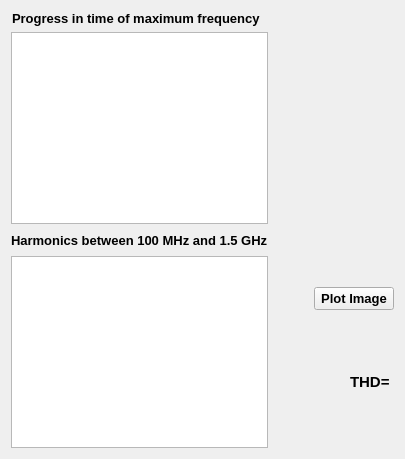
      <widget class="QWidget" name="tab_3">
       <attribute name="title">
        <string>Anritsu</string>
       </attribute>
       <layout class="QGridLayout" name="gridLayout_8">
        <item row="0" column="0">
         <layout class="QGridLayout" name="gridLayout_12">
          <item row="4" column="0">
           <widget class="QGraphicsView" name="graphicsView_3">
            <property name="maximumSize">
             <size>
              <width>700</width>
              <height>16777215</height>
             </size>
            </property>
            <property name="contextMenuPolicy">
             <enum>Qt::PreventContextMenu</enum>
            </property>
           </widget>
          </item>
          <item row="0" column="0" alignment="Qt::AlignHCenter">
           <widget class="QLabel" name="label_12">
            <property name="font">
             <font>
              <pointsize>10</pointsize>
              <weight>75</weight>
              <bold>true</bold>
             </font>
            </property>
            <property name="text">
             <string>Progress in time of maximum frequency  </string>
            </property>
           </widget>
          </item>
          <item row="1" column="0">
           <widget class="QGraphicsView" name="graphicsView_2">
            <property name="maximumSize">
             <size>
              <width>700</width>
              <height>16777215</height>
             </size>
            </property>
           </widget>
          </item>
          <item row="3" column="0" alignment="Qt::AlignHCenter">
           <widget class="QLabel" name="label_11">
            <property name="font">
             <font>
              <pointsize>10</pointsize>
              <weight>75</weight>
              <bold>true</bold>
             </font>
            </property>
            <property name="text">
             <string>Harmonics between 100 MHz and 1.5 GHz</string>
            </property>
           </widget>
          </item>
          <item row="3" column="2" rowspan="2">
           <layout class="QVBoxLayout" name="verticalLayout_3">
            <item alignment="Qt::AlignHCenter">
             <widget class="QPushButton" name="pushButton_4">
              <property name="sizePolicy">
               <sizepolicy hsizetype="Minimum" vsizetype="Fixed">
                <horstretch>0</horstretch>
                <verstretch>0</verstretch>
               </sizepolicy>
              </property>
              <property name="font">
               <font>
                <pointsize>10</pointsize>
                <weight>75</weight>
                <bold>true</bold>
               </font>
              </property>
              <property name="layoutDirection">
               <enum>Qt::LeftToRight</enum>
              </property>
              <property name="text">
               <string>Plot Image</string>
              </property>
             </widget>
            </item>
            <item>
             <widget class="QLabel" name="label_15">
              <property name="sizePolicy">
               <sizepolicy hsizetype="Fixed" vsizetype="Fixed">
                <horstretch>0</horstretch>
                <verstretch>0</verstretch>
               </sizepolicy>
              </property>
              <property name="font">
               <font>
                <pointsize>11</pointsize>
                <weight>75</weight>
                <bold>true</bold>
               </font>
              </property>
              <property name="layoutDirection">
               <enum>Qt::RightToLeft</enum>
              </property>
              <property name="text">
               <string>THD= </string>
              </property>
             </widget>
            </item>
           </layout>
          </item>
          <item row="3" column="1">
           <spacer name="horizontalSpacer_2">
            <property name="orientation">
             <enum>Qt::Horizontal</enum>
            </property>
            <property name="sizeType">
             <enum>QSizePolicy::Fixed</enum>
            </property>
            <property name="sizeHint" stdset="0">
             <size>
              <width>40</width>
              <height>20</height>
             </size>
            </property>
           </spacer>
          </item>
         </layout>
        </item>
       </layout>
      </widget>
